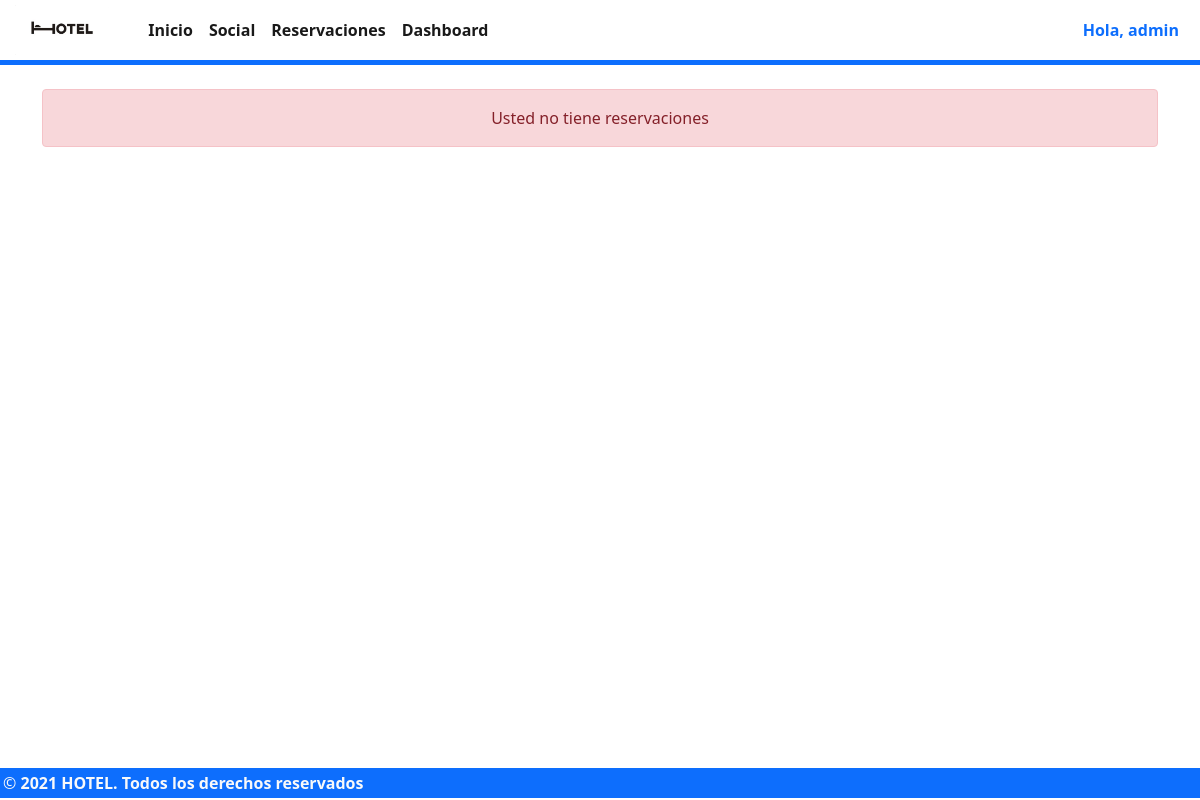
/reservation (signed in), run on an earlier commit of the app's database.
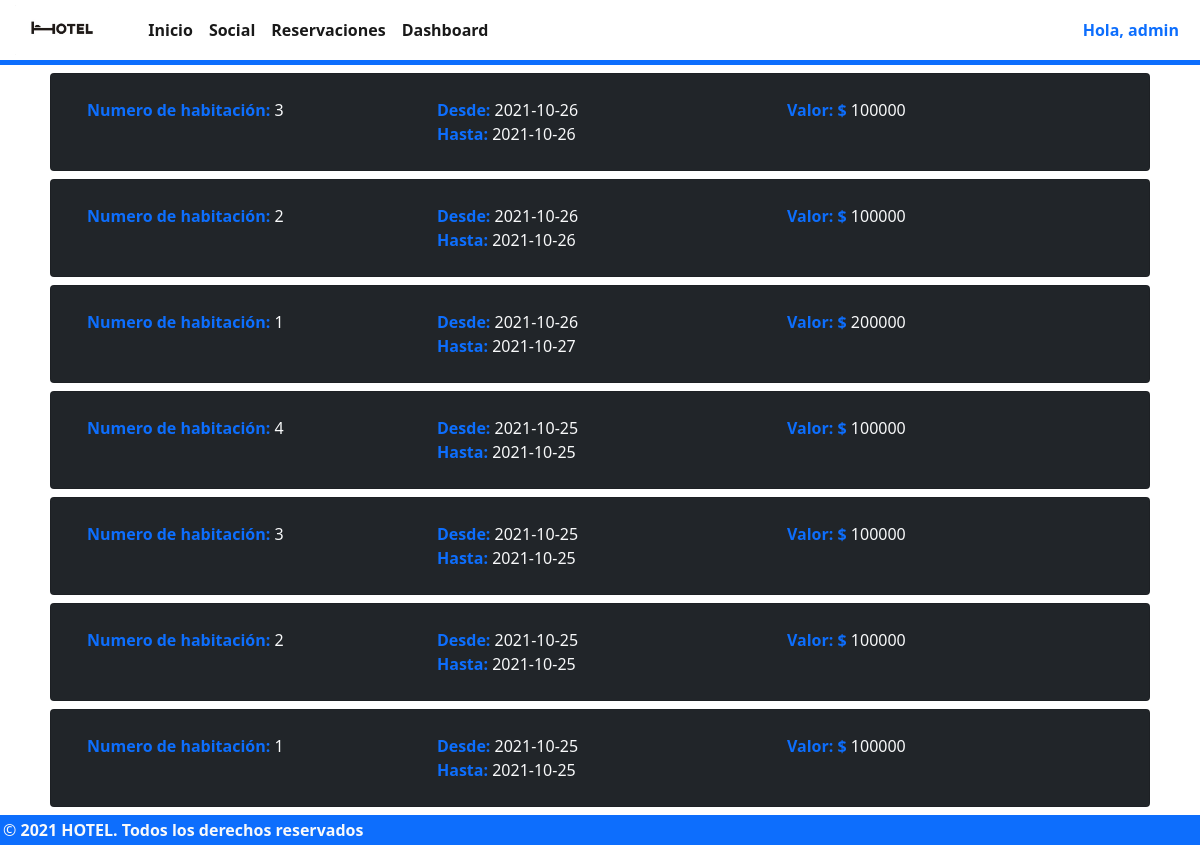
And on a later commit of the database.
### tables this page shows
CREATE TABLE "reservation" (
	"id_user"	INTEGER NOT NULL,
	"id_room"	INTEGER NOT NULL,
	"startDate"	TEXT NOT NULL,
	"targetDate"	TEXT NOT NULL,
	"state"	INTEGER NOT NULL,
	FOREIGN KEY("id_user") REFERENCES "user",
	FOREIGN KEY("id_room") REFERENCES "room",
	PRIMARY KEY("id_user","id_room","startDate","targetDate")
);

### app.py (the view)
@app.route("/reservation", methods=["GET", "POST"])
def reservation_page():
    tempSession = getCurrentUser()
    id_user = tempSession["user"]["id"]
    conn=sqlite3.connect("hotel_db.db")
    cur = conn.cursor()
    cur.execute('SELECT * FROM reservation WHERE id_user ="%s" ORDER BY startDate ' % (id_user))
    rows = cur.fetchall()
    conn.close()
    length = len(rows)
    rows=list(rows)[::-1]
    newRows= map(addPrice, rows)
    return render_template('reservation.html',len=length, rows=newRows, session = {"login": tempSession["login"], "user": tempSession["user"]})

### app.py (called while the page is built)
def getCurrentUser():
    if 'email' in session:
        email = session['email']
        db = sqlite3.connect('hotel_db.db')
        sentencia = "SELECT * FROM user where email='"+email+"'"
        cursor = db.cursor()
        cursor.execute(sentencia)
        data = cursor.fetchall()
        db.close()
        if(len(data) > 0):
            user = {
            "id": data[0][0],
            "name": data[0][1],
            "role": data[0][2],
            "email": data[0][3]
            }
            return {
                "login": 1,
                "user": user
            }
        else:
            return {
                "login": 0,
                "user": ""
            }
    else:
        return {
            "login": 0,
            "user": ""
        }

def addPrice(row):
    vec = list(row)
    print(f'xxxxxxxxx', row[2])
    start = row[2].split("-")
    end = row[3].split("-")
    print(f'xxxxxxxxx', start, end)
    d0 = date(int(start[0]), int(start[1]), int(start[2]))
    d1 = date(int(end[0]), int(end[1]), int(end[2]))
    delta = d1 - d0
    print("XXXXXXXXXXXXXXXXX vec: ", vec)
    vec.append((delta.days+1)*100000)
    return vec

### templates/reservation.html (shortened to what this page needs)
{% macro miCard(number=000, startDate='xxxx-xx-xx', targetDate='xxxx-xx-xx', price=0) -%}
<div class="card bg-dark text-light m-2 p-4">
    <div class="container">
        <div class="row">
            <div class="col"><strong class="text-primary">Numero de habitación: </strong>{{number}}</div>
            <div class="col">
                <div>
                    <div>
                        <strong class="text-primary">Desde: </strong> {{startDate}}
                    </div>
                    <div>
                        <strong class="text-primary">Hasta: </strong> {{targetDate}}
                    </div>
                </div>
            </strong></div>
            <div class="col"><strong class="text-primary">Valor: $ </strong> {{price}}</div>
        </div>
    </div>
</div>
{%- endmacro %}
{% extends 'models/loggedIn.model.html' %}
{% block content %}
 <div class="container">
    {% if len>0 %}
        {% for item in rows %}
            {{miCard(item[1],item[2],item[3], item[5])}}
        {% endfor %}
    {% else %}
        <div class="alert alert-danger mt-4 text-center">
            Usted no tiene reservaciones
        </div>
    {% endif %}
 </div>
{% endblock content %}

What changed in the data, as far as the page shows it:
added reservation: id_room "3", startDate "2021-10-26", targetDate "2021-10-26", price "100000"
added reservation: id_room "2", startDate "2021-10-26", targetDate "2021-10-26", price "100000"
now on this page (row edited): reservation: number "1", startDate "2021-10-26", targetDate "2021-10-27", price "200000"
added reservation: id_room "4", startDate "2021-10-25", targetDate "2021-10-25", price "100000"
now on this page (row edited): reservation: id_room "3", startDate "2021-10-25", targetDate "2021-10-25", price "100000"
now on this page (row edited): reservation: id_room "2", startDate "2021-10-25", targetDate "2021-10-25", price "100000"
now on this page (row edited): reservation: number "1", startDate "2021-10-25", targetDate "2021-10-25", price "100000"
Also different on the page:
text no longer shown: "Usted no tiene reservaciones"
